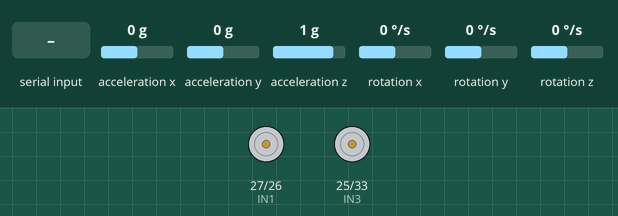
Simulated run of this sketch. Board: ESP32. On the bench: motor-driver pin pairs drawn as motors (green arrow = first pin HIGH = forward, orange = second pin HIGH = backward, longer = more drive, scaled by the enable pin). The test bench sets the inputs (shaded band); at power-on: rotation x 0 °/s, acceleration x 0 g, acceleration y 0 g, acceleration z 1 g, rotation y 0 °/s, rotation z 0 °/s. Nothing arrives over Bluetooth unless stated; the modem accepts every AT command (registered, SIM ready, sends succeed) and sends nothing else; what the sketch prints to the serial monitor is not drawn.

Above: at 1.2 s.
1.3 s: rotation x set to -3 °/s
5.3 s: "90,45,200\n" received over the second serial link
At 6.5 s:
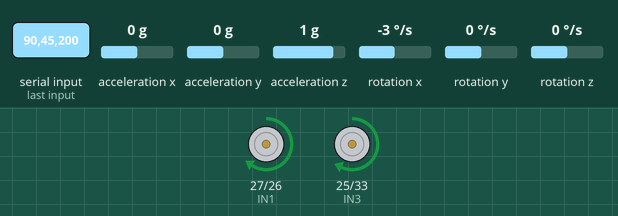
Timing chart, 0 to 8.3 s (numbered marks = the images above; inputs shaded):
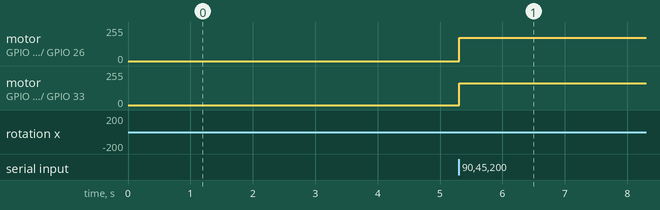

The sketch:

ESP32-BU01_UWB_003_WFH.ino
```cpp
/*
         [ UPDATE ]       [ AUTHOR ]
        =2021.07.01=     =Sean Chang=
*/
#include <math.h>
#include <SimpleTimer.h>
#include <HardwareSerial.h>
#include <BluetoothSerial.h>

#if !defined(CONFIG_BT_ENABLED) || !defined(CONFIG_BLUEDROID_ENABLED)
#error Bluetooth is not enabled! Please run `make menuconfig` to and enable it
#endif
BluetoothSerial SerialBT;

#include <MPU9250.h>

MPU9250 IMU(Wire, 0x68);
int status;

SimpleTimer timer;
HardwareSerial UWBSerial(1);

//========================================//
int timerId;

float x1 = 0.00, y_1 = 0.00,
      x2 = 142.00, y2 = 0.00,
      x3 = 0.00, y3 = 230.00;
float x = 0.00 , y = 0.00;
float delta = 85; //CM
String UWB_Data;
String an1, an2, an3;

char BT;
//========================================//

//============= MOTOR CONTROL ============//
//ENA
const int IN1 = 27;
const int IN2 = 26;
const int ENA = 14;
//ENB
const int IN3 = 25;
const int IN4 = 33;
const int ENB = 32;

// Setting PWM properties
const int freq = 30000;
const int pwmChannel_A = 1;
const int pwmChannel_B = 2;
const int resolution = 8;
int speed_L = 0;
int speed_R = 0;
//========================================//

//================ IMU ===================//
float gyroX, gyroX_degree;
float gyroXerror = 0.03;
float range = 0.05;
unsigned long gyroDelay = 100;
unsigned long lastTime = 0;
//========================================//
float AIM_X = 130.00;
float AIM_Y = 200.00;
float theta, theta_1, theta_2;

TaskHandle_t Task1;


void setup() {
  Serial.begin(115200);
  UWBSerial.begin(115200, SERIAL_8N1, 16, 17);
  SerialBT.begin("ESP32-UWB"); //Bluetooth device name

  while (!Serial) {}
  Serial.println("\n= NodeMCU ESP32 DONE =");

  UWBSerial.println("AT");
  while (!UWBSerial.available()) {
    delay(200);
    Serial.println("= UWB BU01 Detecting =");
  }

  timerId = timer.setInterval(1283L, sendDATA);
  timer.disable(timerId);

  //============= MOTOR CONTROL ============//
  pinMode(IN1, OUTPUT);
  pinMode(IN2, OUTPUT);
  pinMode(IN3, OUTPUT);
  pinMode(IN4, OUTPUT);
  pinMode(ENA, OUTPUT);
  pinMode(ENB, OUTPUT);

  // configure LED PWM functionalitites
  ledcSetup(pwmChannel_A, freq, resolution);
  ledcSetup(pwmChannel_B, freq, resolution);

  // attach the channel to the GPIO to be controlled
  ledcAttachPin(ENA, pwmChannel_A);
  ledcAttachPin(ENB, pwmChannel_B);
  //========================================//

  //================ IMU ===================//
  status = IMU.begin();
  if (status < 0) {
    Serial.println("IMU initialization unsuccessful");
    Serial.println("Check IMU wiring or try cycling power");
    Serial.print("Status: ");
    Serial.println(status);
    while (1) {}
  }
  IMU.setAccelRange(MPU9250::ACCEL_RANGE_8G);
  IMU.setGyroRange(MPU9250::GYRO_RANGE_500DPS);
  IMU.setDlpfBandwidth(MPU9250::DLPF_BANDWIDTH_20HZ);
  IMU.setSrd(19);
  //========================================//
  xTaskCreatePinnedToCore(Task1_readIMU, "Task1", 10000, NULL, 0, &Task1, 0);
}

void loop() {
  serialBridge();
  AN_detect();

  float an1_f = an1.toFloat();
  float an2_f = an2.toFloat();
  float an3_f = an3.toFloat();
  an1_f = an1_f * 100;
  an2_f = an2_f * 100;
  an3_f = an3_f * 100;
  an1_f = sqrt(an1_f * an1_f - delta * delta);
  an2_f = sqrt(an2_f * an2_f - delta * delta);
  an3_f = sqrt(an3_f * an3_f - delta * delta);
  float a = (-2 * x1 + 2 * x2);
  float b = (-2 * y_1 + 2 * y2);
  float c = (an1_f * an1_f - an2_f * an2_f - x1 * x1 + x2 * x2 - y_1 * y_1 + y2 * y2);
  float d = (-2 * x2 + 2 * x3);
  float e = (-2 * y2 + 2 * y3);
  float f = (an2_f * an2_f - an3_f * an3_f - x2 * x2 + x3 * x3 - y2 * y2 + y3 * y3);
  x = (c * e - f * b) / (e * a - b * d);
  y = (c * d - a * f) / (b * d - a * e);

  //readIMU();
  ACTION();
  MOTOR_CONTROL();

  if (timer.isEnabled(timerId)) {
    timer.run();
  }

  UWB_Data = ""; an1 = ""; an2 = ""; an3 = "";
}


void ACTION() {
  float delta_X, delta_Y;
  delta_X = AIM_X - x;
  delta_Y = AIM_Y - y;
  theta = atan2(delta_Y , delta_X);
}

void MOTOR_CONTROL () {

  //digitalWrite(IN1, HIGH);
  //digitalWrite(IN2, LOW);
  //digitalWrite(IN3, HIGH);
  //digitalWrite(IN4, LOW);
  ledcWrite(pwmChannel_A, speed_L);
  ledcWrite(pwmChannel_B, speed_R);

  if (theta > 0) {
    theta_1 = 1.57 - theta;
  } else if (theta < 0) {
    theta_2 = -1.57 - theta;
  }


  if (x < 135 && x > 125) {
    if (y < 205 && y > 195) {
      speed_L = 0;
      speed_R = 0;
      SerialBT.println("END STOP");
    }
  }
  else {
    if (theta_1 > gyroX) {  //Turn Right
      speed_L = 175;
      speed_R = 165;
    }
    else if (theta_2 < gyroX) {  //Turn Left
      speed_R = 175;
      speed_L = 165;
    }
    /*
      if (theta_1 > gyroX && gyroX < 1.57) {  //Turn Right
      speed_L = 175;
      speed_R = 165;
      } else if (gyroX > 1.57) {  //Turn Left
      speed_R = 175;
      speed_L = 165;
      }
      if (theta_2 < gyroX && gyroX > -1.57) {  //Turn Left
      speed_R = 175;
      speed_L = 165;
      } else if (gyroX < -1.57) {  //Turn Right
      speed_L = 175;
      speed_R = 165;
      }
    */
  }
  //Serial.print(gyroX, 4);
  //Serial.print("  |  ");
  //Serial.println(gyroX_degree, 4);
}

/*
  void readIMU () {
  IMU.readSensor();
  if ((millis() - lastTime) > gyroDelay) {
    float gyroX_temp = IMU.getGyroX_rads();
    if (abs(gyroX_temp) > gyroXerror)  {
      //gyroX += gyroX_temp * 0.05 / (4.25 * 1.06);
      //gyroX += gyroX_temp * 0.05*1.266 / (4.25 * 1.06);
      gyroX += gyroX_temp * 0.014;
      gyroX_degree = gyroX * 57.2958;
    }
    lastTime = millis();
  }
  //SerialBT.println(gyroX);
  }
*/
void Task1_readIMU(void * pvParameters ) {
  for (;;) {
    IMU.readSensor();
    if ((millis() - lastTime) > gyroDelay) {
      float gyroX_temp = IMU.getGyroX_rads();
      if (abs(gyroX_temp) > gyroXerror)  {
        gyroX += gyroX_temp * 9.2 * 0.016 / 1.445;
        gyroX_degree = gyroX * 57.2958;
      }
      lastTime = millis();
    }
    //SerialBT.println(gyroX);
  }
}

void serialTask() {
  if (BT == '9') {
    digitalWrite(IN1, HIGH);
    digitalWrite(IN2, LOW);
    digitalWrite(IN3, HIGH);
    digitalWrite(IN4, LOW);
    speed_L = 150;
    speed_R = 150;
    SerialBT.println("Tracking AIM");
  }
  if (BT == '8') {
    digitalWrite(IN1, LOW);
    digitalWrite(IN2, LOW);
    digitalWrite(IN3, LOW);
    digitalWrite(IN4, LOW);
    speed_L = 150;
    speed_R = 150;
    SerialBT.println("Stop Tracking");
  }
  if (BT == '7') {
    gyroX = 0;
    SerialBT.println("IMU Reset");
    SerialBT.print(gyroX);
    SerialBT.print(" | ");
    SerialBT.println(gyroX_degree);
  }
}

void serialBridge () {
  if (SerialBT.available()) {
    BT = SerialBT.read();
    UWBSerial.write(BT);
    serialTask();
  }
  if (Serial.available()) {
    UWBSerial.write(Serial.read());
  }
  if (UWBSerial.available()) {
    UWB_Data = UWBSerial.readString();
    Serial.print(UWB_Data);
    SerialBT.print(UWB_Data);
  }
}

void sendDATA () {
  Serial.println("an1=" + an1 + "," + "an2=" + an2 + "," + "an3=" + an3);
  Serial.print("x=");
  Serial.print(x, 2);
  Serial.print(",");
  Serial.print("y=");
  Serial.println(y, 2);

  SerialBT.print("x=");
  SerialBT.print(x, 2);
  SerialBT.print(",");
  SerialBT.print("y=");
  SerialBT.print(y, 2);
  SerialBT.print(",");
  SerialBT.print("r=");
  SerialBT.println(gyroX_degree, 2);
}

void AN_detect () {
  if (UWB_Data.substring(0, 3) == "an1") {
    if (UWB_Data.substring(11, 14) == "an2") {
      if (UWB_Data.substring(22, 25) == "an3") {
        an1 = UWB_Data.substring(4, 8);
        an2 = UWB_Data.substring(15, 19);
        an3 = UWB_Data.substring(26, 30);
      } else {
        an1 = UWB_Data.substring(4, 8);
        an2 = UWB_Data.substring(15, 19);
      }
    } else {
      if (UWB_Data.substring(11, 14) == "an3") {
        an1 = UWB_Data.substring(4, 8);
        an3 = UWB_Data.substring(15, 19);
      } else {
        an1 = UWB_Data.substring(4, 8);
      }
    }
    timer.enable(timerId);
  } else if (UWB_Data.substring(0, 3) == "an2") {
    if (UWB_Data.substring(11, 14) == "an3") {
      an2 = UWB_Data.substring(4, 8);
      an3 = UWB_Data.substring(15, 19);
    } else {
      an2 = UWB_Data.substring(4, 8);
    }
    timer.enable(timerId);
  } else if (UWB_Data.substring(0, 3) == "an3") {
    an3 = UWB_Data.substring(4, 8);
    timer.enable(timerId);
  } else {
    timer.disable(timerId);
  }
}
```

Measured:
- after the input at 5.3 s, motor on GPIO 27 (IN1) / GPIO 26 (IN2): stopped → forward 174/255 at once; motor on GPIO 25 (IN3) / GPIO 33 (IN4): stopped → forward 164/255 at once
